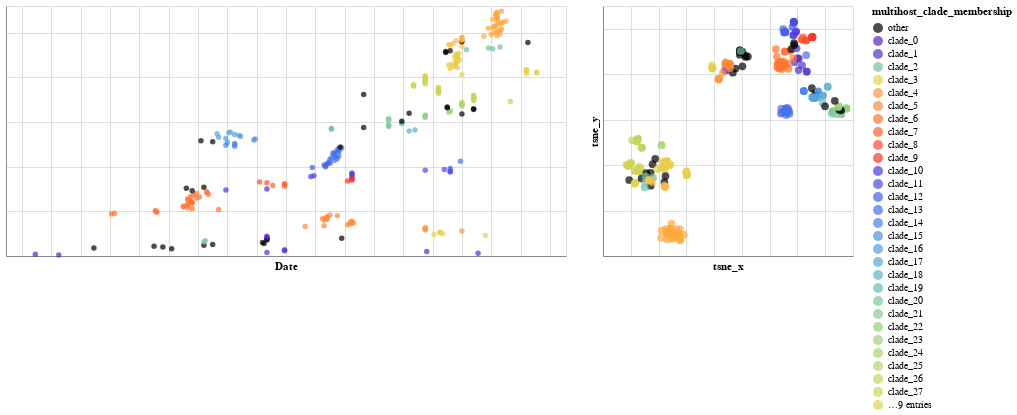

The notebook cell this image was saved under:
### Code cell
list_of_chart = linking_tree_with_plots_brush(
    TSNE_df,
    ['tsne_x','tsne_y'],
    ['tsne_x','tsne_y'],
    'multihost_clade_membership:N',
    ["host:N","strain:N"],
    domain,
    range_
)
chart_tsne = list_of_chart[0]|list_of_chart[1]
chart_tsne

### Figure 1 — Vega-Lite specification as saved in the notebook (floating-point values rounded to 4 significant figures; data arrays with more than 128 entries replaced by an {"elided": "..."} marker saying what was removed)
{"config": {"view": {"continuousWidth": 400, "continuousHeight": 300}}, "hconcat": [{"mark": "circle", "encoding": {"color": {"condition": {"type": "nominal", "field": "multihost_clade_membership", "scale": {"domain": ["other", "clade_0", "clade_1", "clade_2", "clade_3", "clade_4", "clade_5", "clade_6", "clade_7", "clade_8", "clade_9", "clade_10", "clade_11", "clade_12", "clade_13", "clade_14", "clade_15", "clade_16", "clade_17", "clade_18", "clade_19", "clade_20", "clade_21", "clade_22", "clade_23", "clade_24", "clade_25", "clade_26", "clade_27", "clade_28", "clade_29", "clade_30", "clade_31", "clade_32", "clade_33", "clade_34", "clade_35", "clade_36"], "range": ["#000000", "#5c22be", "#5330cd", "#71c4ac", "#e7cf4b", "#ff9a3c", "#ff8939", "#ff7535", "#ff6131", "#fd4b2c", "#f93529", "#4b3ddb", "#474ee3", "#4760e9", "#4971eb", "#4b82e9", "#4f92e5", "#549fdc", "#5aabd3", "#61b4c6", "#68bdba", "#7bca9d", "#86ce91", "#91d283", "#9dd478", "#aad66d", "#b6d764", "#c3d65c", "#cfd555", "#dcd34f", "#e7cf4b", "#f9c244", "#ffb642", "#ffaa3f", "#000000", "#5c22be", "#5330cd", "#71c4ac"]}, "selection": "selector009"}, "value": "gray"}, "tooltip": [{"type": "nominal", "field": "host"}, {"type": "nominal", "field": "strain"}], "x": {"type": "quantitative", "axis": {"labels": false, "ticks": false}, "field": "date", "scale": {"domain": [2012.0, 2016.0]}, "title": "Date"}, "y": {"type": "quantitative", "axis": {"labels": false, "ticks": false}, "field": "y", "title": ""}}, "height": 250, "selection": {"selector009": {"type": "interval", "resolve": "global"}}, "width": 560}, {"mark": {"type": "circle", "size": 60}, "encoding": {"color": {"condition": {"type": "nominal", "field": "multihost_clade_membership", "scale": {"domain": ["other", "clade_0", "clade_1", "clade_2", "clade_3", "clade_4", "clade_5", "clade_6", "clade_7", "clade_8", "clade_9", "clade_10", "clade_11", "clade_12", "clade_13", "clade_14", "clade_15", "clade_16", "clade_17", "clade_18", "clade_19", "clade_20", "clade_21", "clade_22", "clade_23", "clade_24", "clade_25", "clade_26", "clade_27", "clade_28", "clade_29", "clade_30", "clade_31", "clade_32", "clade_33", "clade_34", "clade_35", "clade_36"], "range": ["#000000", "#5c22be", "#5330cd", "#71c4ac", "#e7cf4b", "#ff9a3c", "#ff8939", "#ff7535", "#ff6131", "#fd4b2c", "#f93529", "#4b3ddb", "#474ee3", "#4760e9", "#4971eb", "#4b82e9", "#4f92e5", "#549fdc", "#5aabd3", "#61b4c6", "#68bdba", "#7bca9d", "#86ce91", "#91d283", "#9dd478", "#aad66d", "#b6d764", "#c3d65c", "#cfd555", "#dcd34f", "#e7cf4b", "#f9c244", "#ffb642", "#ffaa3f", "#000000", "#5c22be", "#5330cd", "#71c4ac"]}, "selection": "selector009"}, "value": "gray"}, "tooltip": [{"type": "nominal", "field": "host"}, {"type": "nominal", "field": "strain"}], "x": {"type": "quantitative", "axis": {"labels": false, "ticks": false}, "field": "tsne_x", "title": "tsne_x"}, "y": {"type": "quantitative", "axis": {"labels": false, "ticks": false}, "field": "tsne_y", "title": "tsne_y"}}, "height": 250, "selection": {"selector009": {"type": "interval", "resolve": "global"}}, "width": 250}], "data": {"name": "data-5e91b64b3f3acb620ac181b6ffc463a4"}, "$schema": "https://vega.github.io/schema/vega-lite/v4.8.1.json", "datasets": {"data-5e91b64b3f3acb620ac181b6ffc463a4": {"elided": "274 records"}}}
